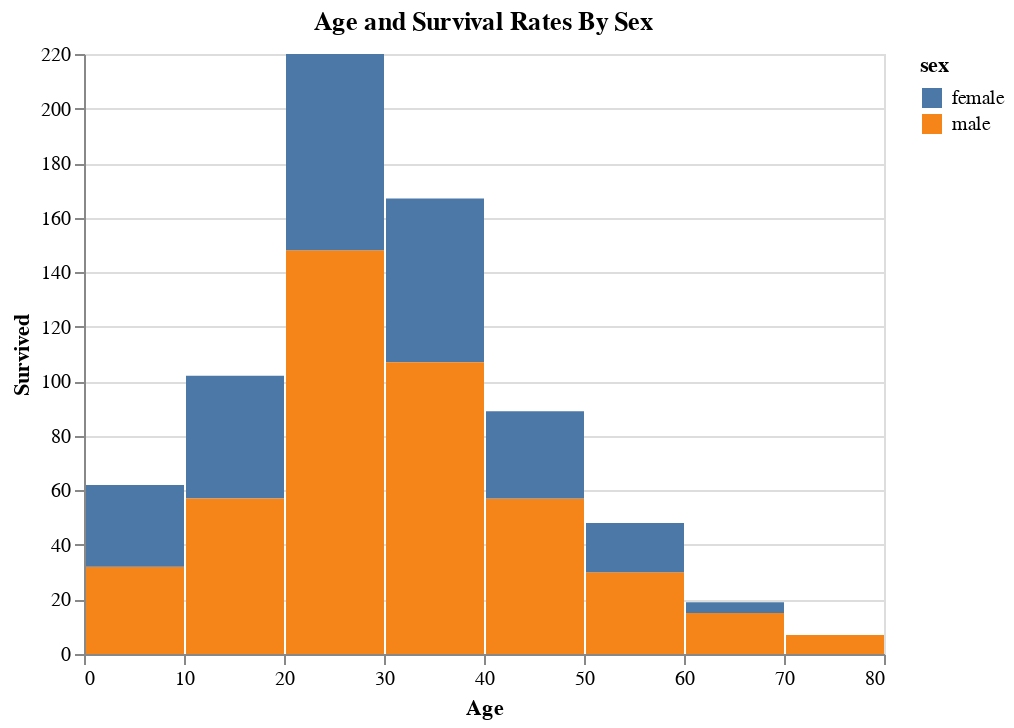

This figure's notebook cell:
### Code cell
alt.Chart(titanic_data).mark_bar().encode(
    alt.X('age:Q',bin=alt.Bin(maxbins=10),title="Age"),
    alt.Y('count(survived)',title='Survived'),
    alt.Color('sex:N')
).properties(
    title = 'Age and Survival Rates By Sex'
)

### Figure 1 — Vega-Lite specification as saved in the notebook (floating-point values rounded to 4 significant figures; data arrays with more than 128 entries replaced by an {"elided": "..."} marker saying what was removed)
{"config": {"view": {"continuousWidth": 400, "continuousHeight": 300}}, "data": {"name": "data-90bf885f0c383711bba3d438d1876cb6"}, "mark": "bar", "encoding": {"color": {"field": "sex", "type": "nominal"}, "x": {"bin": {"maxbins": 10}, "field": "age", "title": "Age", "type": "quantitative"}, "y": {"aggregate": "count", "field": "survived", "title": "Survived", "type": "quantitative"}}, "title": "Age and Survival Rates By Sex", "$schema": "https://vega.github.io/schema/vega-lite/v4.17.0.json", "datasets": {"data-90bf885f0c383711bba3d438d1876cb6": {"elided": "891 records"}}}
